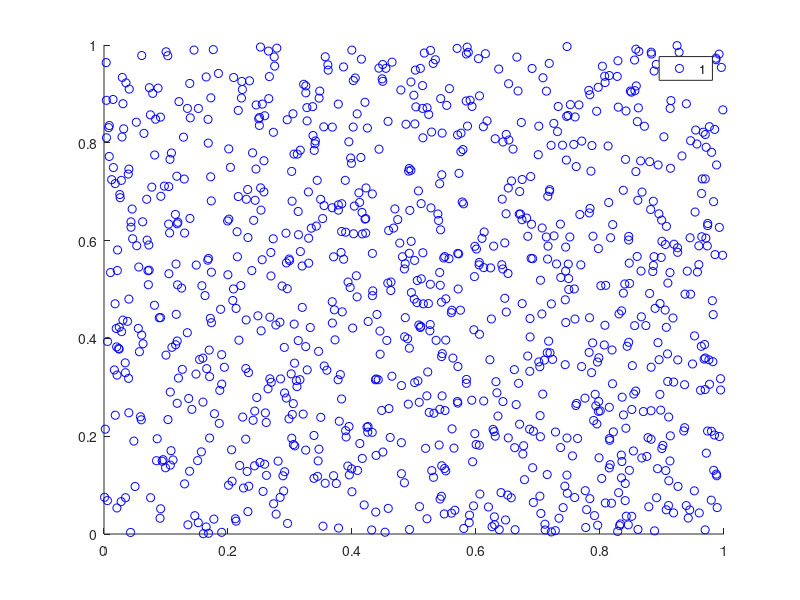

MATLAB code for this plot: (Note: this script raises an error after producing the figure.)
clear all;
rng(1)
a = 0; b=1; n = 1000;
locs = rand(n,2)*(b-a);
distmatrix = squareform(pdist(locs));
kernel = 1./(1+distmatrix.^2);
v(:,1) = sin(10*locs(:,1)) + cos(2000*locs(:,1)); %Anything could be used here
v(:,2) = sin(10*locs(:,2)) + cos(2000*locs(:,2)); %Anything could be used here

f = kernel*v;%Result

%% Number of Nint intervals and k interpolation points per dimension make Nint^2 boxes with k^2 points inside them interval h interval
%length
k = 5;
Nint = 1;
h = 1/(Nint *k);


interp_points = zeros(k^2,Nint^2,2);
for j=1:k
    for i=1:k
        for intx=1:Nint
            for inty=1:Nint
                interp_points(j+(i-1)*k,intx+(inty-1)*Nint,1) = h/2 + ((j-1)+(intx-1)*k)*h;
                interp_points(j+(i-1)*k,intx+(inty-1)*Nint,2) = h/2 + ((i-1)+(inty-1)*k)*h;
            end
        end
    end
end
%% We need to be able to look up which box each point belongs to
int_lookup = zeros(n,1);

for i=1:n
    current_intx = 0;
    current_inty=0;
    while (k*h*(current_intx) < locs(i,1))
        current_intx = current_intx +1;
    end
    while (k*h*(current_inty) < locs(i,2))
        current_inty = current_inty +1;
    end
   int_lookup(i) = current_intx+(current_inty-1)*Nint;
end
gscatter(locs(:,1),locs(:,2),int_lookup);

%% Make V, which is now n rows by Nint*k columns
Vx = zeros(Nint*k,n);
for ti=1:k
    for yj=1:n
        current_int = int_lookup(yj);
        num = 1;
        denom = 1;
        for tii=1:k
            if (tii ~= ti)
                denom = denom*(interp_points(ti,current_int,1) -interp_points(tii,current_int,1));
                num= num*(locs(yj,1) - interp_points(tii,current_int,1));
            end
        end
        box_i = mod(current_int,Nint);

        Vx((box_i)*k+ti,yj) = num/denom;
    end
end

Vy = zeros(Nint*k,n);
for ti=1:k
    for yj=1:n
        current_int = int_lookup(yj);
        num = 1;
        denom = 1;
        for tii=1:k
            if (tii ~= ti)
                denom = denom*(floor(current_int/Nint)*k*h+h/2+ti*h -floor(current_int/Nint)*k*h+h/2+tii*h);
                num= num*(locs(yj,2) - floor(current_int/Nint)*k*h+h/2+tii*h);
            end
        end
        box_j = floor(current_int/Nint);

        Vy((box_j)*k+ti,yj) = num/denom;
    end
end
w=zeros((Nint*k)^2,2);
for i=1:n
    box_idx=int_lookup(i);
    box_j = floor(box_idx/Nint);
    box_i = mod(box_idx,Nint);
      for ( interp_i = 0:k-1) 
            for ( interp_j  = 0:k-1)  
                 idx = (box_i * k + interp_i) * (Nint * k) + (box_j * k) + interp_j;
                    w(idx+1,1)= w(idx+1,1)+Vx(interp_i+1+box_i*k,i)*Vy(interp_j+box_j*k+1,i)*v(i,1);
                    w(idx+1,2)=w(idx+1,2)+Vx(interp_i+1+box_i*k,i)*Vy(interp_j+box_j*k+1,i)*v(i,2);

            end
      end
end
N=Nint*k;
b=zeros(N^2,2);
kernel_tilde=zeros(2*N,2*N);
for i = 0:N-1
    for j =0:N-1
        tmp = sqrt((interp_points(1,1,1) -(h/2+(i)*h))^2 +(interp_points(1,1,2) -(h/2+(j)*h) )^2);
        tmp = 1/(1+tmp^2);
        kernel_tilde((N + i)+1 , (N + j)+1) = tmp;
        kernel_tilde((N - i)+1 , (N + j)+1) = tmp;
        kernel_tilde((N + i)+1 , (N - j)+1) = tmp;
        kernel_tilde((N - i)+1 , (N - j)+1) = tmp;
    end
end
fa=vec2mat(w(:,1),N);
fa=[fa zeros(N,N);zeros(N,2*N)];

result=ifft2(fft2(kernel_tilde).*fft2(fa));
result= (result(N+1:2*N,N+1:2*N))';
b(:,1)=result(:);
fa=vec2mat(w(:,2),N);
fa=[fa zeros(N,N);zeros(N,2*N)];
result=ifft2(fft2(kernel_tilde).*fft2(fa));
result= (result(N+1:2*N,N+1:2*N))';
b(:,2)=result(:);


fpol=zeros(n,2);
for i=1:n
    box_idx=int_lookup(i);
    box_j = floor(box_idx/Nint);
    box_i = mod(box_idx,Nint);
      for ( interp_i = 0:k-1) 
            for ( interp_j  = 0:k-1)  
                 idx = (box_i * k + interp_i) * (Nint * k) + (box_j * k) + interp_j;
                    fpol(i,1)= fpol(i,1)+Vx(interp_i+1+box_i*k,i)*Vy(interp_j+box_j*k+1,i)*b(idx+1,1);
                    fpol(i,2)=fpol(i,2)+Vx(interp_i+1+box_i*k,i)*Vy(interp_j+box_j*k+1,i)*b(idx+1,2);

            end
      end
end
error(N)=norm(f-fpol)/norm(f);
fprintf("N=%d error=%f\n",N,error(N));
